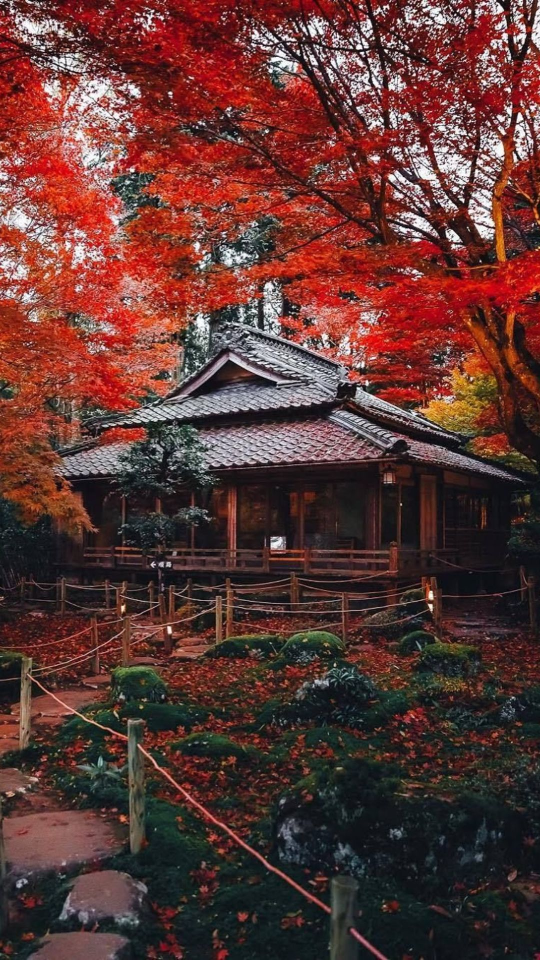
#> input picture Exercise2_Rajendra_Prasad_img1.jpg, 1080 x 1920 px, found by its file name (shown at 1/2 size)
$ jupyter execute --allow-errors Exercise2_Rajendra_Prasad.ipynb   (shell and % lines are left out)
#> lines starting #> are read from the running program, lines starting #| are printed output that depends on the picture
[cell 1]
import cv2
import numpy as np
import matplotlib.pyplot as plt
import os

print("OpenCV Version:", cv2.__version__)
print("All libraries imported successfully!")

[cell 2]
# Sample image
image1 = cv2.imread(r"Exercise2_RAJENDRA_PRASAD_Images/Exercise2_Rajendra_Prasad_img1.jpg")
#> image1 is the input picture: shape (1920, 1080, 3); mean B, G, R 51.6, 55.1, 92.9

image2 = cv2.imread(r"Exercise2_RAJENDRA_PRASAD_Images/Exercise2_Rajendra_Prasad_img2.jpg")
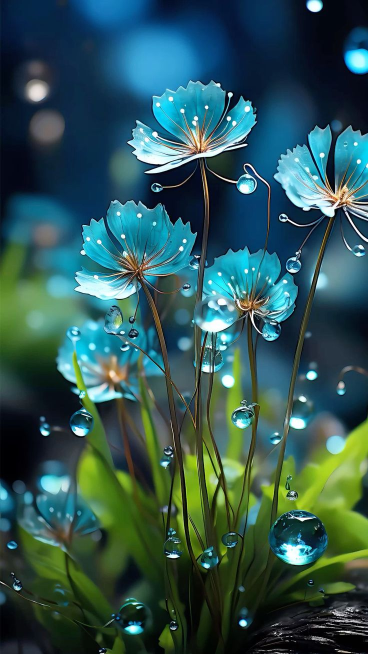
#> input picture Exercise2_Rajendra_Prasad_img2.jpg, 736 x 1308 px, found by its file name (shown at 1/2 size)
#> image2 is the input picture: shape (1308, 736, 3); mean B, G, R 83.8, 85.3, 47

# Load images
print(type(image1))
#| <class 'numpy.ndarray'>
print(type(image2))
#| <class 'numpy.ndarray'>

print("Image 1 dimensions:", image1.shape)
#| Image 1 dimensions: (1920, 1080, 3)
print("Image 2 dimensions:", image2.shape)
#| Image 2 dimensions: (1308, 736, 3)

[cell 3]
# Resize both images to 600 x 400 pixels
width = 600
height = 400

image1_resized = cv2.resize(
    image1, (width, height)
)
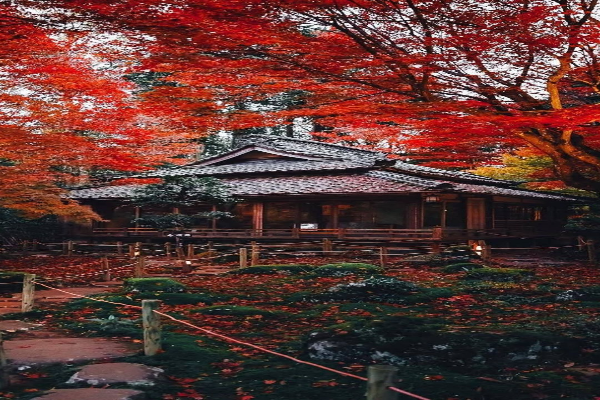
#> image1_resized: shape (400, 600, 3); mean B, G, R 51.5, 55, 92.8

image2_resized = cv2.resize(
    image2, (width, height)
)
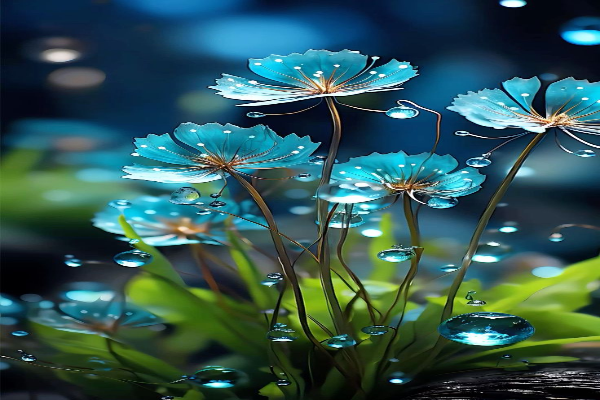
#> image2_resized: shape (400, 600, 3); mean B, G, R 83.7, 85.2, 46.9

print("Images resized successfully!")
print("New dimensions:", image1_resized.shape)
#| New dimensions: (400, 600, 3)
print("New dimensions:", image2_resized.shape)
#| New dimensions: (400, 600, 3)

[cell 4]
# Define blending weights
alpha = 0.5
beta = 0.5
gamma = 0

# Perform weighted image blending
blended_image = cv2.addWeighted(
    image1_resized,
    alpha,
    image2_resized,
    beta,
    gamma
)
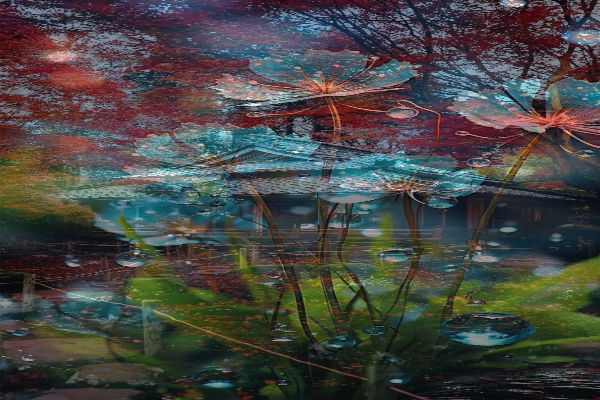
#> blended_image: shape (400, 600, 3); mean B, G, R 67.6, 70.1, 69.9

print("Image blending completed successfully!")

print("New dimensions:", image1_resized.shape)
#| New dimensions: (400, 600, 3)
print("New dimensions:", image2_resized.shape)
#| New dimensions: (400, 600, 3)

[cell 5]
# Convert BGR to RGB
image1_rgb = cv2.cvtColor(
    image1_resized, cv2.COLOR_BGR2RGB
)

image2_rgb = cv2.cvtColor(
    image2_resized, cv2.COLOR_BGR2RGB
)

blended_rgb = cv2.cvtColor(
    blended_image, cv2.COLOR_BGR2RGB
)

# Display all three images
plt.figure(figsize=(15, 6))

plt.subplot(1, 3, 1)
plt.imshow(image1_rgb)
plt.title("Original Image 1")
plt.axis("off")

plt.subplot(1, 3, 2)
plt.imshow(image2_rgb)
plt.title("Original Image 2")
plt.axis("off")

plt.subplot(1, 3, 3)
plt.imshow(blended_rgb)
plt.title("Blended Image")
plt.axis("off")

plt.suptitle(
    "Image Blending Using OpenCV",
    fontsize=16,
    fontweight="bold"
)

plt.tight_layout()
plt.show()

[cell 6]
# Save original resized images
cv2.imwrite(
    "Exercise2_RAJENDRA_PRASAD_Images/Original_Image1.jpg",
    image1_resized
)

cv2.imwrite(
    "Exercise2_RAJENDRA_PRASAD_Images/Original_Image2.jpg",
    image2_resized
)

# Save blended image
cv2.imwrite(
    "Exercise2_RAJENDRA_PRASAD_Images/Blended_Image.jpg",
    blended_image
)

print("All three images saved successfully!")

print("1. Exercise2_Rajendra_Prasad_Original_Image1.jpg")
print("2. Exercise2_Rajendra_Prasad_Original_Image2.jpg")
print("3. Exercise2_Rajendra_Prasad_Blended_Image.jpg")

[cell 7]
# Verify that all output files exist
required_files = [
    "Exercise2_RAJENDRA_PRASAD_Images/Original_Image1.jpg",
    "Exercise2_RAJENDRA_PRASAD_Images/Original_Image2.jpg",
    "Exercise2_RAJENDRA_PRASAD_Images/Blended_Image.jpg"
]

for file in required_files:
    if os.path.exists(file):
        print("SUCCESS:", file)
    else:
        print("FAILED:", file)

print("\nExercise 2 completed successfully!")

[cell 8]
# Install ipywidgets if required

[cell 9]
import cv2
import numpy as np
import matplotlib.pyplot as plt
import os
import ipywidgets as widgets

from IPython.display import display, clear_output

# Create folder for storing images
os.makedirs("Exercise2_RAJENDRA_PRASAD_Images", exist_ok=True)

# Create upload widgets
upload_image1 = widgets.FileUpload(
    accept='image/*',
    multiple=False,
    description='Upload Image 1'
)

upload_image2 = widgets.FileUpload(
    accept='image/*',
    multiple=False,
    description='Upload Image 2'
)

# Display upload interface
display(widgets.HTML("<h3>Upload Two Images for Blending</h3>"))

display(upload_image1)
display(upload_image2)

[cell 10]
# Function to extract uploaded image data
def get_uploaded_file(upload_widget):

    if not upload_widget.value:
        raise ValueError("Please upload both images first!")

    # Handle ipywidgets versions
    uploaded = upload_widget.value

    if isinstance(uploaded, dict):
        file_info = list(uploaded.values())[0]
    else:
        file_info = uploaded[0]

    return file_info['content'], file_info['name']


# Get uploaded image data
image1_data, image1_name = get_uploaded_file(upload_image1)
image2_data, image2_name = get_uploaded_file(upload_image2)

# Convert uploaded bytes into OpenCV images
#> (the rest of this cell did not finish here and is left out)

[cell 11]
# Convert BGR to RGB
image1_rgb = cv2.cvtColor(image1, cv2.COLOR_BGR2RGB)
#> image1_rgb: shape (1920, 1080, 3)
image2_rgb = cv2.cvtColor(image2, cv2.COLOR_BGR2RGB)
#> image2_rgb: shape (1308, 736, 3)

plt.figure(figsize=(12, 5))

plt.subplot(1, 2, 1)
plt.imshow(image1_rgb)
plt.title("Uploaded Image 1")
plt.axis("off")

plt.subplot(1, 2, 2)
plt.imshow(image2_rgb)
plt.title("Uploaded Image 2")
plt.axis("off")

plt.tight_layout()
plt.show()

[cell 12]
# Resize images
width = 600
height = 400

image1_resized = cv2.resize(image1, (width, height))
image2_resized = cv2.resize(image2, (width, height))

# Blend images
blended_image = cv2.addWeighted(
    image1_resized, 0.6,
    image2_resized, 0.4,
    0
)
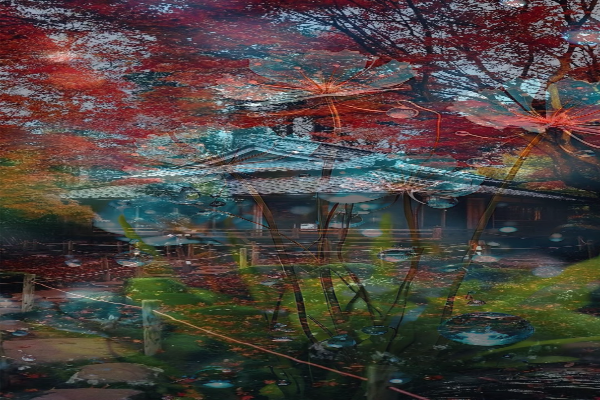
#> blended_image: shape (400, 600, 3); mean B, G, R 64.4, 67.1, 74.4

# Save blended output
cv2.imwrite(
    "Exercise2_RAJENDRA_PRASAD_Images/Blended_Image.jpg",
    blended_image
)

print("Image blending completed successfully!")

[cell 13]
# Convert BGR to RGB
image1_rgb = cv2.cvtColor(
    image1_resized, cv2.COLOR_BGR2RGB
)

image2_rgb = cv2.cvtColor(
    image2_resized, cv2.COLOR_BGR2RGB
)

blended_rgb = cv2.cvtColor(
    blended_image, cv2.COLOR_BGR2RGB
)

# Display all three images
plt.figure(figsize=(15, 6))

plt.subplot(1, 3, 1)
plt.imshow(image1_rgb)
plt.title("Original Image 1")
plt.axis("off")

plt.subplot(1, 3, 2)
plt.imshow(image2_rgb)
plt.title("Original Image 2")
plt.axis("off")

plt.subplot(1, 3, 3)
plt.imshow(blended_rgb)
plt.title("Blended Image")
plt.axis("off")

plt.suptitle(
    "Image Blending Using OpenCV",
    fontsize=16,
    fontweight="bold"
)

plt.tight_layout()
plt.show()
